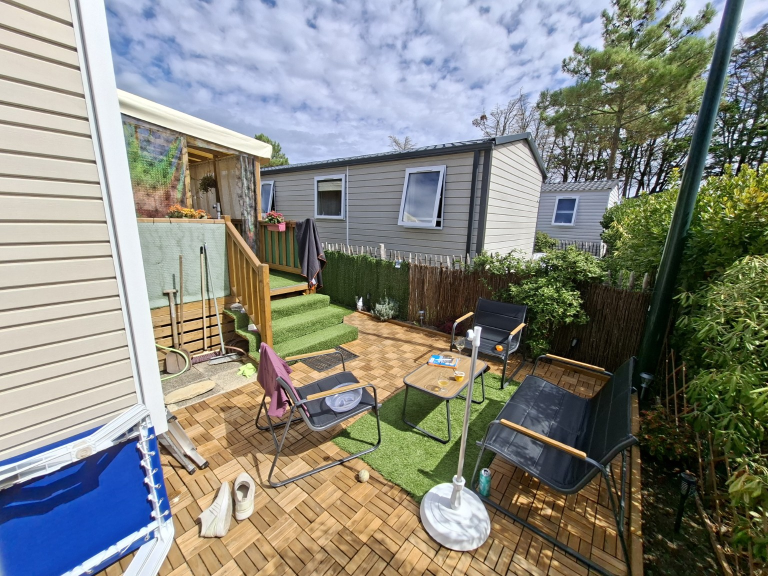
#> input picture photo-masters/exterior-main.jpg, 1536 x 1152 px (shown at 1/2 size)
$ python retouch-photos.py
#> lines starting #> are read from the running program, lines starting #| are printed output that depends on the picture
"""Maakt assets/photos/provisional/ uit photo-masters/.

Basis is het onbewerkte origineel op volle resolutie. Alleen binnen de contouren van
weggehaalde rommel worden de pixels van de eerste retouche gebruikt (photo-masters/
first-retouch/, een generatieve AI-bewerking op lagere resolutie): uitgelijnd met een
SIFT-homografie, licht verscherpt en met zachte rand ingeblend. Welke contouren dat zijn
wordt per foto bepaald uit het verschil tussen origineel en eerste retouche, en daarna
met de hand geselecteerd in CFG - de eerste retouche heeft ook luchten opnieuw
gegenereerd en meubels verzonnen, en dat wordt niet overgenomen. Waar de rommel niet
zonder verzinsels weg kan, wordt bijgesneden.

Klassieke inpainting (OpenCV FSR, SHIFTMAP) is geprobeerd en faalt zichtbaar op deze
foto's; vandaar deze hybride.

    pip install opencv-contrib-python-headless numpy
    python3 scripts/retouch-photos.py            # alle foto's
    python3 scripts/retouch-photos.py shower.jpg # een enkele
    python3 scripts/retouch-photos.py veranda-left.jpg veranda-right.jpg  # alleen de uitsnedes
"""
import os, sys
import cv2, numpy as np

ROOT = os.path.dirname(os.path.dirname(os.path.abspath(__file__)))
ORIG = os.path.join(ROOT, "photo-masters")
FIRST = os.path.join(ORIG, "first-retouch")
OUT = os.path.join(ROOT, "assets", "photos", "provisional")

# comp_at: ankerpunten (x, y); het verschil-component met het dichtstbijzijnde zwaartepunt is rommel en mag weg
# rect/circ: extra gebieden in origineel-coordinaten
# crop: (x0, y0, x1, y1) op het eindresultaat
# tone: gemiddelde kleur van het ingeblende vlak gelijktrekken met de rand eromheen
CFG = {
    "exterior-main.jpg": dict(comp_at=[(905, 878), (575, 770), (667, 838), (438, 1009), (408, 568), (368, 889), (620, 512)], rect=[(835, 715, 975, 790)], circ=[(704, 960, 24), (983, 972, 16)]),
    "garden-terrace.jpg": dict(comp_at=[(473, 837), (1103, 1077), (552, 1012), (945, 647)], rect=[(1150, 960, 1240, 1040), (715, 875, 805, 915)], crop=(0, 0, 1536, 1085)),
    "living-overview.jpg": dict(comp_at=[(1158, 864), (658, 839)]),
    "living-kitchen-wide.jpg": dict(crop=(560, 0, 1536, 800)),
    "walkin-closet.jpg": dict(rect=[(0, 890, 120, 1010)], crop=(0, 0, 1152, 1010)),
    "kitchen-overview.jpg": dict(crop=(470, 0, 1152, 1065)),
    "double-bedroom.jpg": dict(comp_at=[(514, 1055), (862, 738), (997, 748)], rect=[(808, 670, 916, 806)], tone=True),
    "twin-bedroom.jpg": dict(comp_at=[(382, 1319), (83, 1332), (900, 1039), (803, 1250), (199, 576), (393, 602), (576, 615), (108, 997), (96, 923), (635, 648)]),
    "bathroom-wide.jpg": dict(comp_at=[(1000, 545), (970, 1089)]),
    "separate-toilet.jpg": dict(comp_at=[(933, 659), (481, 1084), (538, 642), (889, 246)]),
    "shower.jpg": dict(comp_at=[(901, 498), (849, 528), (888, 694)], rect=[(800, 405, 955, 585)]),
    "veranda-panorama.jpg": dict(comp_at=[(269, 268), (730, 212)]),
}

# Afgeleide uitsnedes uit een bewerkte foto: naam -> (bron in OUT, (x0, y0, x1, y1)).
# Het veranda-panorama (1536x329) werkt nergens als strook; de site toont er twee
# frames van, de eetkant en de tuinkant. De donkere deuropening helemaal rechts
# valt weg. Zelfde kwaliteit als de bron; de coordinaten staan ook in
# photo-masters/README.md.
DERIVED = {
    "veranda-left.jpg": ("veranda-panorama.jpg", (120, 0, 790, 329)),
    "veranda-right.jpg": ("veranda-panorama.jpg", (600, 0, 1110, 329)),
}

sift = cv2.SIFT_create(nfeatures=6000)
matcher = cv2.BFMatcher()


def align(first, orig):
    """Homografie die de eerste retouche op het origineel legt."""
    k1, d1 = sift.detectAndCompute(cv2.cvtColor(first, cv2.COLOR_BGR2GRAY), None)
    k2, d2 = sift.detectAndCompute(cv2.cvtColor(orig, cv2.COLOR_BGR2GRAY), None)
    good = [a for a, b in matcher.knnMatch(d1, d2, k=2) if a.distance < 0.72 * b.distance]
    H, _ = cv2.findHomography(
        np.float32([k1[g.queryIdx].pt for g in good]),
        np.float32([k2[g.trainIdx].pt for g in good]), cv2.RANSAC, 4.0)
    h, w = orig.shape[:2]
    warped = cv2.warpPerspective(first, H, (w, h), flags=cv2.INTER_LANCZOS4)
    corners = cv2.perspectiveTransform(
        np.float32([[[0, 0]], [[first.shape[1], 0]], [[first.shape[1], first.shape[0]]], [[0, first.shape[0]]]]), H)
    coverage = np.zeros((h, w), np.uint8)
    cv2.fillConvexPoly(coverage, corners.reshape(-1, 2).astype(np.int32), 255)
    return warped, coverage


def removed_components(orig, warped, coverage):
    """Wat de eerste retouche heeft veranderd, als losse componenten."""
    lo = cv2.cvtColor(cv2.GaussianBlur(orig, (7, 7), 0), cv2.COLOR_BGR2LAB).astype(np.float32)
    lw = cv2.cvtColor(cv2.GaussianBlur(warped, (7, 7), 0), cv2.COLOR_BGR2LAB).astype(np.float32)
    d = np.sqrt(((lo - lw) ** 2).sum(2))
    d[coverage == 0] = 0
    mask = (d > 22).astype(np.uint8) * 255
    mask = cv2.morphologyEx(mask, cv2.MORPH_OPEN, np.ones((9, 9), np.uint8))
    mask = cv2.morphologyEx(mask, cv2.MORPH_CLOSE, np.ones((25, 25), np.uint8))
    n, labels, stats, _ = cv2.connectedComponentsWithStats(mask)
    comps = [(stats[i][4], i) for i in range(1, n) if stats[i][4] >= 900]
    return [labels == i for _, i in comps]


def unsharp(im, amount=0.7, sigma=1.4):
    return cv2.addWeighted(im, 1 + amount, cv2.GaussianBlur(im, (0, 0), sigma), -amount, 0)


def retouch(name):
#> called with name = 'exterior-main.jpg'
    c = CFG[name]
    orig = cv2.imread(os.path.join(ORIG, name))
#> orig is the input picture: shape (1152, 1536, 3); mean B, G, R 126.1, 134.6, 133.8
    h, w = orig.shape[:2]
#> h = 1152; w = 1536
    mask = np.zeros((h, w), np.uint8)
    result = orig.copy()

    if c.get("comp_at") or c.get("rect") or c.get("circ"):
        first = cv2.imread(os.path.join(FIRST, name))
        warped, coverage = align(first, orig)
#> in align, `k1, d1 = sift.detectAndCompute(cv2.cvtColor(first, cv2.COLOR_BGR2GRAY)..`: k1 = 6000 keypoints; strongest (x, y, size): (1098, 534, 1.9), (1315, 379, 4), (1488, 287, 5), (1455, 320, 2.5)
#> in align, `k2, d2 = sift.detectAndCompute(cv2.cvtColor(orig, cv2.COLOR_BGR2GRAY),..`: k2 has the same summary as k1
#> in align, `good = [a for a, b in matcher.knnMatch(d1, d2, k=2) if a.distance < 0...`: good = 6000 matches
#> in align, `H, _ = cv2.findHomography( np.float32([k1[g.queryIdx].pt for g in good..`: H = [[1, 9.46e-15, -1.45e-11], [5.33e-15, 1, -9.76e-12], [6.44e-18, 6.96e-18, 1]]
#> in align, `corners = cv2.perspectiveTransform( np.float32([[[0, 0]], [[first.shap..`: corners = [[-1.45e-11, -9.76e-12], [1536, -1.57e-12], [1536, 1152], [-3.6e-12, 1152]]
#> in align, `cv2.fillConvexPoly(coverage, corners.reshape(-1, 2).astype(np.int32), ..`: coverage: shape (1152, 1536); every value is 255
        comps = removed_components(orig, warped, coverage)
#> in removed_components, `lo = cv2.cvtColor(cv2.GaussianBlur(orig, (7, 7), 0), cv2.COLOR_BGR2LAB..`:
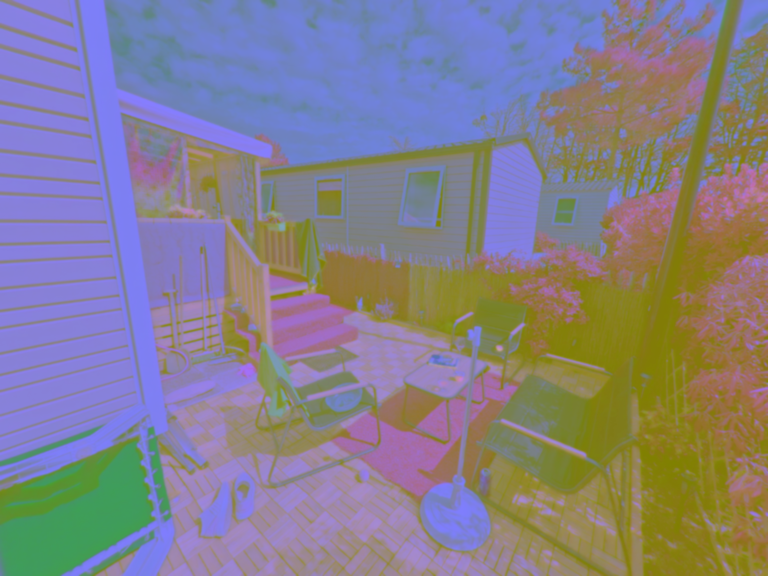
#> lo: shape (1152, 1536, 3) float32 (shown at 1/2 size); mean B, G, R 140.4, 127.4, 133
#> in removed_components, `d = np.sqrt(((lo - lw) ** 2).sum(2))`: d: shape (1152, 1536) float32; every value is 0
#> in removed_components, `mask = (d > 22).astype(np.uint8) * 255`: mask: shape (1152, 1536); every value is 0
#> in removed_components, `n, labels, stats, _ = cv2.connectedComponentsWithStats(mask)`: n = 1; stats = [[0, 0, 1536, 1152, 1769472]]
#> in removed_components, `comps = [(stats[i][4], i) for i in range(1, n) if stats[i][4] >= 900]`: comps = []
#> comps = []
        centroids = [np.argwhere(m).mean(0)[::-1] for m in comps]  # (x, y)
#> centroids = []
        for px, py in c.get("comp_at", []):
            i = int(np.argmin([np.hypot(cx - px, cy - py) for cx, cy in centroids]))
            mask[comps[i]] = 255
        for x0, y0, x1, y1 in c.get("rect", []):
            cv2.rectangle(mask, (x0, y0), (x1, y1), 255, -1)
        for cx, cy, r in c.get("circ", []):
            cv2.circle(mask, (cx, cy), r, 255, -1)
        mask = cv2.dilate(mask, np.ones((13, 13), np.uint8))

        patch = unsharp(warped)
        if c.get("tone"):
            pl = cv2.cvtColor(patch, cv2.COLOR_BGR2LAB).astype(np.float32)
            ol = cv2.cvtColor(orig, cv2.COLOR_BGR2LAB).astype(np.float32)
            n, labels, _, _ = cv2.connectedComponentsWithStats(mask)
            for i in range(1, n):
                blob = labels == i
                ring = cv2.dilate(blob.astype(np.uint8), np.ones((25, 25), np.uint8)).astype(bool) & ~blob
                if ring.sum() >= 50:
                    pl[blob] += ol[ring].mean(0) - pl[blob].mean(0)
            patch = cv2.cvtColor(np.clip(pl, 0, 255).astype(np.uint8), cv2.COLOR_LAB2BGR)

        alpha = np.clip(cv2.GaussianBlur(mask.astype(np.float32) / 255.0, (0, 0), 4) * 1.15, 0, 1)[..., None]
        result = (patch * alpha + orig * (1 - alpha)).round().astype(np.uint8)

    if "crop" in c:
        x0, y0, x1, y1 = c["crop"]
        result = result[y0:y1, x0:x1]
        mask = mask[y0:y1, x0:x1]

    cv2.imwrite(os.path.join(OUT, name), result, [cv2.IMWRITE_JPEG_QUALITY, 92])
    return f"{name:26s} {result.shape[1]}x{result.shape[0]}  bewerkt {int((mask > 0).sum()):6d}px"


def derive(name):
    src, (x0, y0, x1, y1) = DERIVED[name]
    im = cv2.imread(os.path.join(OUT, src))[y0:y1, x0:x1]
    cv2.imwrite(os.path.join(OUT, name), im, [cv2.IMWRITE_JPEG_QUALITY, 92])
    return f"{name:26s} {im.shape[1]}x{im.shape[0]}  uitsnede uit {src}"


if __name__ == "__main__":
    # De afgeleide uitsnedes na hun bron, zodat ze uit de verse bewerking komen.
    for name in (sys.argv[1:] or list(CFG) + list(DERIVED)):
#> (the run stopped early here; a loop or call above may not have finished)
